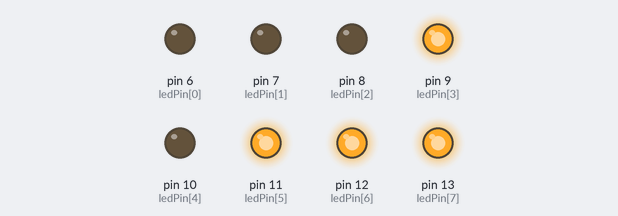
Bench run of a sketch on a simulated Arduino Uno, built with avr-gcc and run on an emulated ATmega328P. Shown: output pins drawn as LEDs (lit = HIGH).

Above: at 0.1 s.
Timing chart, 0 to 1.6 s (numbered marks = the images above):
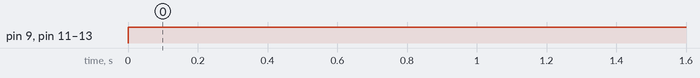

The sketch:

dislplay_7_segments.ino
```cpp
 /*************************************************************************
 **                                                                      **
 **    Display 7 segments                                                **
 **                                                                      **
 *************************************************************************/

 //******  Includes  ******************************************************


 //******  Variables  *****************************************************
const int ledPin[] = {6, 7, 8, 9, 10, 11, 12, 13};
int temps = 1000;

 //******  Setup  *********************************************************
 void setup () {
  pinMode(ledPin[0], OUTPUT);
  pinMode(ledPin[1], OUTPUT);
  pinMode(ledPin[2], OUTPUT);
  pinMode(ledPin[3], OUTPUT);
  pinMode(ledPin[4], OUTPUT);
  pinMode(ledPin[5], OUTPUT);
  pinMode(ledPin[6], OUTPUT);
  pinMode(ledPin[7], OUTPUT);

 }


 //******  Loop  **********************************************************
 void loop () {

 digitalWrite(ledPin[0], LOW);
 digitalWrite(ledPin[1], LOW);
 digitalWrite(ledPin[2], LOW);
 digitalWrite(ledPin[3], HIGH);
 digitalWrite(ledPin[4], LOW);
 digitalWrite(ledPin[5], HIGH);
 digitalWrite(ledPin[6], HIGH);
 digitalWrite(ledPin[7], HIGH);
 delay(temps);
 }
```

Measured:
- by itself, pin 9 (ledPin[3]), pin 11 (ledPin[5]), pin 12 (ledPin[6]), pin 13 (ledPin[7]): LOW → HIGH at 0.00 s
